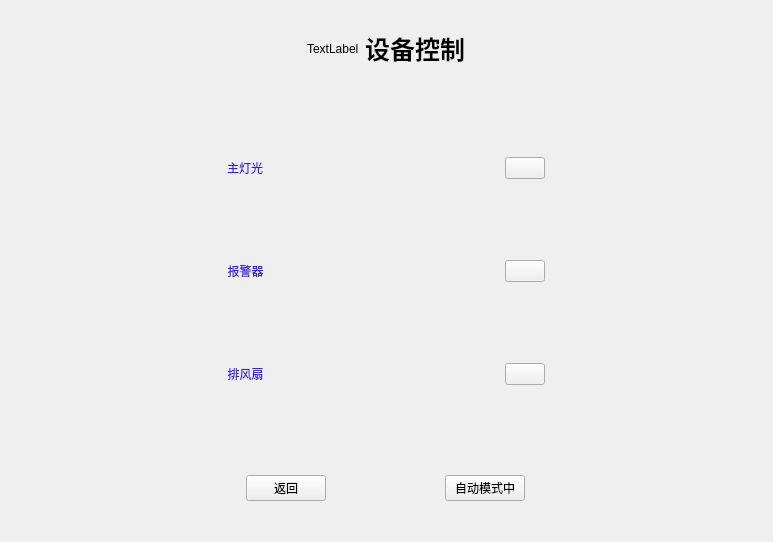
<?xml version="1.0" encoding="UTF-8"?>
<ui version="4.0">
 <class>ControlWidget</class>
 <widget class="QWidget" name="ControlWidget">
  <property name="geometry">
   <rect>
    <x>0</x>
    <y>0</y>
    <width>773</width>
    <height>542</height>
   </rect>
  </property>
  <property name="windowTitle">
   <string>Form</string>
  </property>
  <widget class="QWidget" name="layoutWidget">
   <property name="geometry">
    <rect>
     <x>120</x>
     <y>30</y>
     <width>531</width>
     <height>471</height>
    </rect>
   </property>
   <layout class="QGridLayout" name="gridLayout_11">
    <item row="1" column="1">
     <layout class="QHBoxLayout" name="horizontalLayout_13">
      <property name="spacing">
       <number>4</number>
      </property>
      <item>
       <widget class="QWidget" name="widget" native="true">
        <layout class="QGridLayout" name="gridLayout_10">
         <item row="3" column="5">
          <widget class="QPushButton" name="buttonBeep"/>
         </item>
         <item row="5" column="1">
          <widget class="QLabel" name="LabelFan">
           <property name="styleSheet">
            <string notr="true">color: rgb(51, 29, 216);
font: 14pt &quot;微软雅黑&quot;;</string>
           </property>
           <property name="text">
            <string>&lt;html&gt;&lt;head/&gt;&lt;body&gt;&lt;p align=&quot;center&quot;&gt;排风扇&lt;/p&gt;&lt;/body&gt;&lt;/html&gt;</string>
           </property>
          </widget>
         </item>
         <item row="3" column="1">
          <widget class="QLabel" name="LabelBeep">
           <property name="styleSheet">
            <string notr="true">color: rgb(51, 29, 216);
font: 14pt &quot;微软雅黑&quot;;</string>
           </property>
           <property name="text">
            <string>&lt;html&gt;&lt;head/&gt;&lt;body&gt;&lt;p align=&quot;center&quot;&gt;报警器&lt;/p&gt;&lt;/body&gt;&lt;/html&gt;</string>
           </property>
          </widget>
         </item>
         <item row="5" column="5">
          <widget class="QPushButton" name="buttonFan"/>
         </item>
         <item row="2" column="3">
          <spacer name="verticalSpacer_10">
           <property name="orientation">
            <enum>Qt::Vertical</enum>
           </property>
           <property name="sizeHint" stdset="0">
            <size>
             <width>20</width>
             <height>40</height>
            </size>
           </property>
          </spacer>
         </item>
         <item row="0" column="3">
          <spacer name="verticalSpacer_11">
           <property name="orientation">
            <enum>Qt::Vertical</enum>
           </property>
           <property name="sizeHint" stdset="0">
            <size>
             <width>20</width>
             <height>40</height>
            </size>
           </property>
          </spacer>
         </item>
         <item row="3" column="3">
          <widget class="QLabel" name="label_beep_main">
           <property name="minimumSize">
            <size>
             <width>60</width>
             <height>0</height>
            </size>
           </property>
           <property name="maximumSize">
            <size>
             <width>60</width>
             <height>90</height>
            </size>
           </property>
           <property name="text">
            <string/>
           </property>
          </widget>
         </item>
         <item row="4" column="3">
          <spacer name="verticalSpacer_9">
           <property name="orientation">
            <enum>Qt::Vertical</enum>
           </property>
           <property name="sizeHint" stdset="0">
            <size>
             <width>20</width>
             <height>40</height>
            </size>
           </property>
          </spacer>
         </item>
         <item row="6" column="3">
          <spacer name="verticalSpacer_12">
           <property name="orientation">
            <enum>Qt::Vertical</enum>
           </property>
           <property name="sizeHint" stdset="0">
            <size>
             <width>20</width>
             <height>40</height>
            </size>
           </property>
          </spacer>
         </item>
         <item row="5" column="3">
          <widget class="QLabel" name="label_fan_main">
           <property name="minimumSize">
            <size>
             <width>60</width>
             <height>0</height>
            </size>
           </property>
           <property name="maximumSize">
            <size>
             <width>60</width>
             <height>90</height>
            </size>
           </property>
           <property name="text">
            <string/>
           </property>
          </widget>
         </item>
         <item row="1" column="3">
          <widget class="QLabel" name="label_light_main">
           <property name="minimumSize">
            <size>
             <width>60</width>
             <height>0</height>
            </size>
           </property>
           <property name="maximumSize">
            <size>
             <width>60</width>
             <height>90</height>
            </size>
           </property>
           <property name="text">
            <string/>
           </property>
          </widget>
         </item>
         <item row="1" column="5">
          <widget class="QPushButton" name="buttonLED">
           <property name="text">
            <string/>
           </property>
          </widget>
         </item>
         <item row="1" column="1">
          <widget class="QLabel" name="labelLED">
           <property name="styleSheet">
            <string notr="true">color: rgb(51, 29, 216);
font: 14pt &quot;微软雅黑&quot;;</string>
           </property>
           <property name="text">
            <string>&lt;html&gt;&lt;head/&gt;&lt;body&gt;&lt;p&gt;主灯光&lt;/p&gt;&lt;/body&gt;&lt;/html&gt;</string>
           </property>
          </widget>
         </item>
         <item row="3" column="2">
          <spacer name="horizontalSpacer_5">
           <property name="orientation">
            <enum>Qt::Horizontal</enum>
           </property>
           <property name="sizeHint" stdset="0">
            <size>
             <width>40</width>
             <height>20</height>
            </size>
           </property>
          </spacer>
         </item>
         <item row="3" column="4">
          <spacer name="horizontalSpacer_6">
           <property name="orientation">
            <enum>Qt::Horizontal</enum>
           </property>
           <property name="sizeHint" stdset="0">
            <size>
             <width>40</width>
             <height>20</height>
            </size>
           </property>
          </spacer>
         </item>
         <item row="1" column="6">
          <spacer name="horizontalSpacer_9">
           <property name="orientation">
            <enum>Qt::Horizontal</enum>
           </property>
           <property name="sizeHint" stdset="0">
            <size>
             <width>40</width>
             <height>20</height>
            </size>
           </property>
          </spacer>
         </item>
         <item row="1" column="0">
          <spacer name="horizontalSpacer_23">
           <property name="orientation">
            <enum>Qt::Horizontal</enum>
           </property>
           <property name="sizeHint" stdset="0">
            <size>
             <width>40</width>
             <height>20</height>
            </size>
           </property>
          </spacer>
         </item>
        </layout>
       </widget>
      </item>
     </layout>
    </item>
    <item row="1" column="2">
     <spacer name="horizontalSpacer_7">
      <property name="orientation">
       <enum>Qt::Horizontal</enum>
      </property>
      <property name="sizeType">
       <enum>QSizePolicy::Maximum</enum>
      </property>
      <property name="sizeHint" stdset="0">
       <size>
        <width>13</width>
        <height>205</height>
       </size>
      </property>
     </spacer>
    </item>
    <item row="1" column="0">
     <spacer name="horizontalSpacer_8">
      <property name="orientation">
       <enum>Qt::Horizontal</enum>
      </property>
      <property name="sizeType">
       <enum>QSizePolicy::Maximum</enum>
      </property>
      <property name="sizeHint" stdset="0">
       <size>
        <width>13</width>
        <height>205</height>
       </size>
      </property>
     </spacer>
    </item>
    <item row="0" column="1">
     <layout class="QHBoxLayout" name="horizontalLayout_4">
      <item>
       <spacer name="horizontalSpacer_10">
        <property name="orientation">
         <enum>Qt::Horizontal</enum>
        </property>
        <property name="sizeHint" stdset="0">
         <size>
          <width>40</width>
          <height>20</height>
         </size>
        </property>
       </spacer>
      </item>
      <item>
       <widget class="QLabel" name="label">
        <property name="text">
         <string>TextLabel</string>
        </property>
       </widget>
      </item>
      <item>
       <widget class="QLabel" name="labelName">
        <property name="font">
         <font>
          <pointsize>19</pointsize>
          <bold>true</bold>
         </font>
        </property>
        <property name="text">
         <string>设备控制</string>
        </property>
       </widget>
      </item>
      <item>
       <spacer name="horizontalSpacer_11">
        <property name="orientation">
         <enum>Qt::Horizontal</enum>
        </property>
        <property name="sizeHint" stdset="0">
         <size>
          <width>40</width>
          <height>20</height>
         </size>
        </property>
       </spacer>
      </item>
     </layout>
    </item>
    <item row="2" column="1">
     <layout class="QHBoxLayout" name="horizontalLayout_5">
      <item>
       <spacer name="horizontalSpacer_12">
        <property name="orientation">
         <enum>Qt::Horizontal</enum>
        </property>
        <property name="sizeHint" stdset="0">
         <size>
          <width>40</width>
          <height>20</height>
         </size>
        </property>
       </spacer>
      </item>
      <item>
       <widget class="QPushButton" name="buttonReturn">
        <property name="text">
         <string>返回</string>
        </property>
       </widget>
      </item>
      <item>
       <spacer name="horizontalSpacer_13">
        <property name="orientation">
         <enum>Qt::Horizontal</enum>
        </property>
        <property name="sizeHint" stdset="0">
         <size>
          <width>40</width>
          <height>20</height>
         </size>
        </property>
       </spacer>
      </item>
      <item>
       <widget class="QPushButton" name="buttonControl">
        <property name="text">
         <string>自动模式中</string>
        </property>
       </widget>
      </item>
      <item>
       <spacer name="horizontalSpacer_14">
        <property name="orientation">
         <enum>Qt::Horizontal</enum>
        </property>
        <property name="sizeHint" stdset="0">
         <size>
          <width>40</width>
          <height>20</height>
         </size>
        </property>
       </spacer>
      </item>
     </layout>
    </item>
   </layout>
  </widget>
 </widget>
 <resources/>
 <connections/>
</ui>
